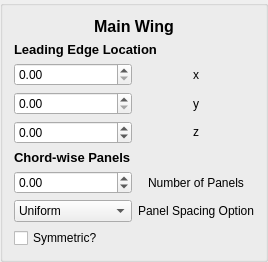
         <widget class="QGroupBox" name="groupBox">
          <property name="title">
           <string/>
          </property>
          <layout class="QGridLayout" name="gridLayout">
           <item row="3" column="1" alignment="Qt::AlignHCenter">
            <widget class="QLabel" name="label">
             <property name="text">
              <string>x</string>
             </property>
            </widget>
           </item>
           <item row="4" column="1" alignment="Qt::AlignHCenter">
            <widget class="QLabel" name="label_2">
             <property name="text">
              <string>y</string>
             </property>
            </widget>
           </item>
           <item row="2" column="0" colspan="2">
            <widget class="QLabel" name="label_11">
             <property name="sizePolicy">
              <sizepolicy hsizetype="Preferred" vsizetype="Maximum">
               <horstretch>0</horstretch>
               <verstretch>0</verstretch>
              </sizepolicy>
             </property>
             <property name="font">
              <font>
               <pointsize>10</pointsize>
               <weight>75</weight>
               <bold>true</bold>
              </font>
             </property>
             <property name="text">
              <string>Leading Edge Location</string>
             </property>
            </widget>
           </item>
           <item row="5" column="0">
            <widget class="QDoubleSpinBox" name="LE_loc_z">
             <property name="minimum">
              <double>-33.000000000000000</double>
             </property>
             <property name="maximum">
              <double>45.000000000000000</double>
             </property>
            </widget>
           </item>
           <item row="3" column="0">
            <widget class="QDoubleSpinBox" name="LE_loc_x">
             <property name="suffix">
              <string/>
             </property>
             <property name="maximum">
              <double>49.000000000000000</double>
             </property>
            </widget>
           </item>
           <item row="8" column="1" alignment="Qt::AlignHCenter">
            <widget class="QLabel" name="label_5">
             <property name="sizePolicy">
              <sizepolicy hsizetype="MinimumExpanding" vsizetype="Preferred">
               <horstretch>0</horstretch>
               <verstretch>0</verstretch>
              </sizepolicy>
             </property>
             <property name="text">
              <string>Number of Panels</string>
             </property>
            </widget>
           </item>
           <item row="4" column="0">
            <widget class="QDoubleSpinBox" name="LE_loc_y">
             <property name="maximum">
              <double>49.000000000000000</double>
             </property>
            </widget>
           </item>
           <item row="11" column="0">
            <widget class="QCheckBox" name="mainWingSymmetryCheckbox">
             <property name="text">
              <string>Symmetric?</string>
             </property>
            </widget>
           </item>
           <item row="10" column="1" alignment="Qt::AlignHCenter">
            <widget class="QLabel" name="label_4">
             <property name="text">
              <string>Panel Spacing Option</string>
             </property>
            </widget>
           </item>
           <item row="7" column="0">
            <widget class="QLabel" name="label_12">
             <property name="sizePolicy">
              <sizepolicy hsizetype="Preferred" vsizetype="Maximum">
               <horstretch>0</horstretch>
               <verstretch>0</verstretch>
              </sizepolicy>
             </property>
             <property name="font">
              <font>
               <pointsize>10</pointsize>
               <weight>75</weight>
               <bold>true</bold>
              </font>
             </property>
             <property name="text">
              <string>Chord-wise Panels</string>
             </property>
            </widget>
           </item>
           <item row="10" column="0">
            <widget class="QComboBox" name="CWPanelSpcaing">
             <item>
              <property name="text">
               <string>Uniform</string>
              </property>
             </item>
             <item>
              <property name="text">
               <string>Cosine</string>
              </property>
             </item>
             <item>
              <property name="text">
               <string>Reverse Cosine</string>
              </property>
             </item>
            </widget>
           </item>
           <item row="5" column="1" alignment="Qt::AlignHCenter">
            <widget class="QLabel" name="label_3">
             <property name="text">
              <string>&lt;html&gt;&lt;head/&gt;&lt;body&gt;&lt;p&gt;z&lt;/p&gt;&lt;/body&gt;&lt;/html&gt;</string>
             </property>
            </widget>
           </item>
           <item row="8" column="0">
            <widget class="QDoubleSpinBox" name="panelNum_CWPanels">
             <property name="minimum">
              <double>-50.000000000000000</double>
             </property>
             <property name="maximum">
              <double>44.000000000000000</double>
             </property>
            </widget>
           </item>
           <item row="0" column="0" colspan="2">
            <widget class="QLabel" name="MainWingLabel">
             <property name="sizePolicy">
              <sizepolicy hsizetype="Minimum" vsizetype="Maximum">
               <horstretch>0</horstretch>
               <verstretch>0</verstretch>
              </sizepolicy>
             </property>
             <property name="font">
              <font>
               <pointsize>12</pointsize>
               <weight>75</weight>
               <bold>true</bold>
              </font>
             </property>
             <property name="contextMenuPolicy">
              <enum>Qt::PreventContextMenu</enum>
             </property>
             <property name="frameShadow">
              <enum>QFrame::Sunken</enum>
             </property>
             <property name="lineWidth">
              <number>1</number>
             </property>
             <property name="text">
              <string>Main Wing</string>
             </property>
             <property name="alignment">
              <set>Qt::AlignCenter</set>
             </property>
            </widget>
           </item>
          </layout>
         </widget>
